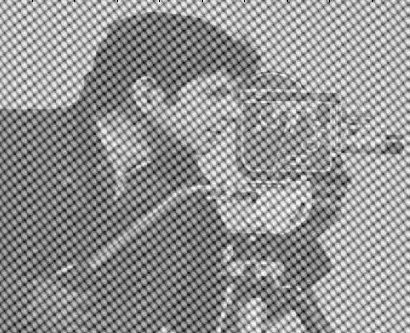
%> input picture debluring_image+touchtone_identification/Camblurred.jpg, 410 x 333 px
$ octave deblur+touchtone_identification.m   (GNU Octave 9; MATLAB toolbox functions it lacks are replaced by stand-ins)
%> lines starting %> are read from the running program, lines starting %| are printed output that depends on the picture
I = imread('Camblurred.jpg');
%> I is the input picture: size 333x410x3 uint8; min 0, max 255, mean 146.2
I = im2double(I);
%> I: size 333x410x3 double
colormap(gray);

F = fftshift(fft2(I));
f1 = log(1+abs(F));
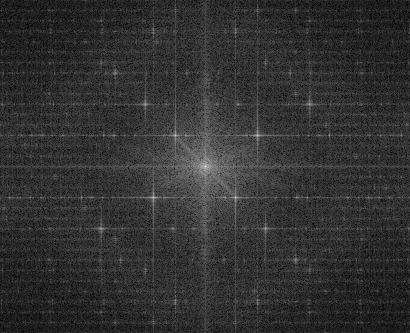
%> f1: size 333x410x3 double; min 0.0261, max 11.27, mean 2.24; drawn with min black and max white

g=F;
g(220:240,95:110)=0;
g(100:110,230:240)=0;
g(220:230,170:180)=0;
g(250:270,290:305)=0;
g(65:85,110:130)=0;
g(190:205,150:160)=0;
g(190:205,230:240)=0;
g(130:140,250:265)=0;
g(100:110,305:315)=0;
g(130:145,170:180)=0;
g(100:110,140:150)=0;
g(225:235,260:270)=0;

B=abs(ifft2(g));
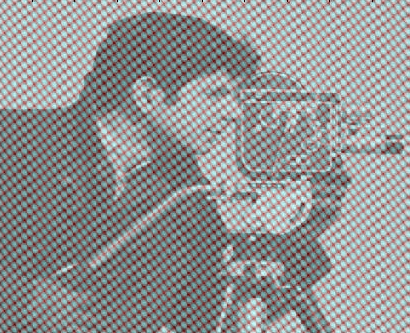
%> B: size 333x410x3 double; mean R, G, B 0.573, 0.573, 0.573

subplot(2,2,1), imagesc(I);
subplot(2,2,2), imagesc(mat2gray(f1));
subplot(2,2,3), imagesc(mat2gray(log(1+abs(g))));
subplot(2,2,4), imagesc(B);
%> after `imagesc(B)`:
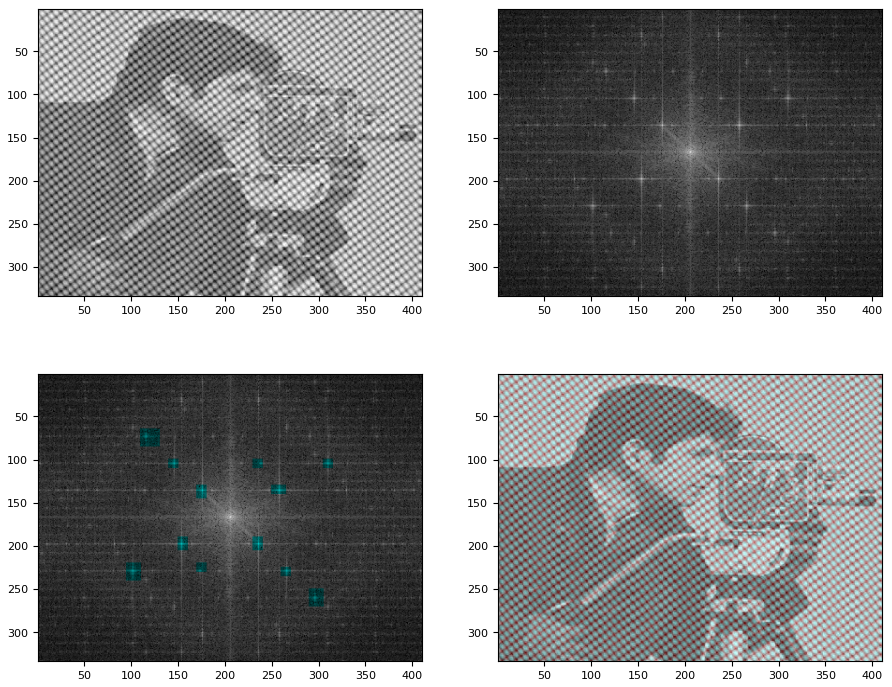
%> figure redrawn from the program's plot data, 4 panels

%Exercise 2
%> (the run ends here)
